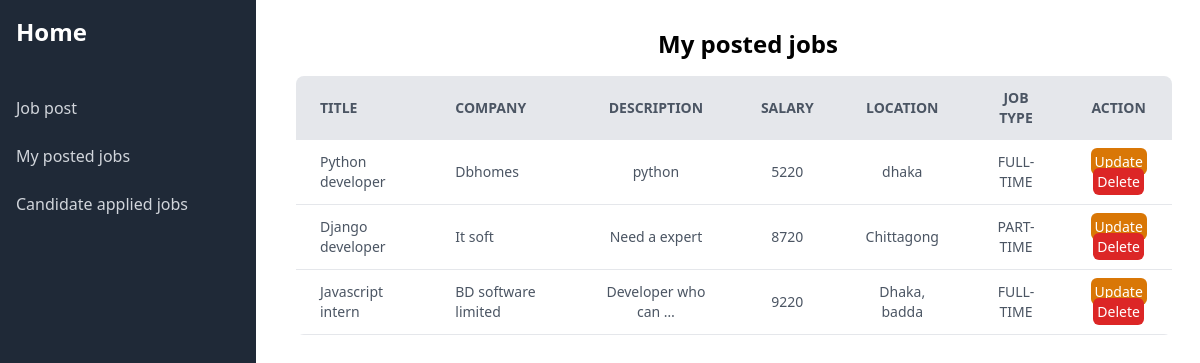
/posted_job/ (signed in), run on the app's committed database.
### dashboard/models.py (models this page shows, shortened)
class JobPostModel(models.Model):
    user = models.ForeignKey(User, on_delete=models.CASCADE)
    title = models.CharField(max_length=50)
    company = models.CharField(max_length=50, unique=True)
    location = models.CharField(max_length=50)
    job_type = models.CharField(choices=JOB_TYPE, max_length=50)
    salary = models.IntegerField()
    description = models.TextField(max_length=100)
    publish_date = models.DateTimeField(auto_now_add=True)

### dashboard/views.py (the view)
# urls.py: path('posted_job/', views.posted_job, name='posted_job'),
def posted_job(request):
    jobs = JobPostModel.objects.filter(user = request.user)
    return render(request, 'dashboard/posted_jobs.html', {'data': jobs})

### accounts/context_processors.py (called while the page is built)
def register_info(request):
    if not isinstance(request.user, AnonymousUser):
        try:
            register_info = RegisterInfoModel.objects.get(user=request.user)
        except RegisterInfoModel.DoesNotExist:
            register_info = None
        return {'register_info': register_info}
    else:
        return {'register_info': None}

### price_plan/context_processors.py (called while the page is built)
def payment_info(request):
    try:
        payment_info = PricePlanModel.objects.get(user = request.user)
    except:
        payment_info = None
    return {'payment_info': payment_info}

### dashboard/templates/dashboard/posted_jobs.html (shortened to what this page needs)
{% extends "dashboard/base.html" %}
{% block content %}
<div class="ml-10 mt-7">
  <h3 class="font-bold text-2xl text-center">My posted jobs</h3>
  <div class="container pr-7 mt-4">
    <table class="min-w-full bg-white rounded-lg overflow-hidden">
      <thead class="bg-gray-200 uppercase text-sm text-gray-600">
        <tr>
          <th class="py-3 px-6 text-left">Title</th>
          <th class="py-3 px-6 text-left">Company</th>
          <th class="py-3 px-6">Description</th>
          <th class="py-3 px-6 text-center">Salary</th>
          <th class="py-3 px-6 text-center">Location</th>
          <th class="py-3 px-6 text-center">Job type</th>
          <th class="py-3 px-6 text-center">Action</th>
        </tr>
      </thead>
      <tbody class="text-gray-600 text-sm font-light">
        {% for item in data %}
        <tr class="border-b border-gray-200 hover:bg-gray-100">
          <td class="py-3 px-6 text-left">{{item.title}}</td>
          <td class="py-3 px-6 text-left">{{item.company}}</td>
          <td class="py-3 px-6 text-center">
            {{item.description|truncatewords:3}}
          </td>
          <td class="py-3 px-6 text-center">{{item.salary}}</td>
          <td class="py-3 px-6 text-center">{{item.location}}</td>
          <td class="py-3 px-6 text-center">{{item.job_type}}</td>
          <td class="text-center">
            <a href="{% url 'update_post' pk=item.id %}" class="text-white bg-amber-600 rounded-md p-1">Update</a>
            <a href="{% url 'delete_post' item.id %}" class="text-white bg-red-600 rounded-md p-1">Delete</a>
          </td>
        </tr>
        {% endfor %}
      </tbody>
    </table>
  </div>
</div>
{% endblock content %}

### data on the page
JobPostModel: title "Python developer", company "Dbhomes", description "python", salary "5220", location "dhaka", job_type "FULL-TIME"
JobPostModel: title "Django developer", company "It soft", description "Need a expert", salary "8720", location "Chittagong", job_type "PART-TIME"
JobPostModel: title "Javascript intern", company "BD software limited", description "Developer who can …", salary "9220", location "Dhaka, badda", job_type "FULL-TIME"
